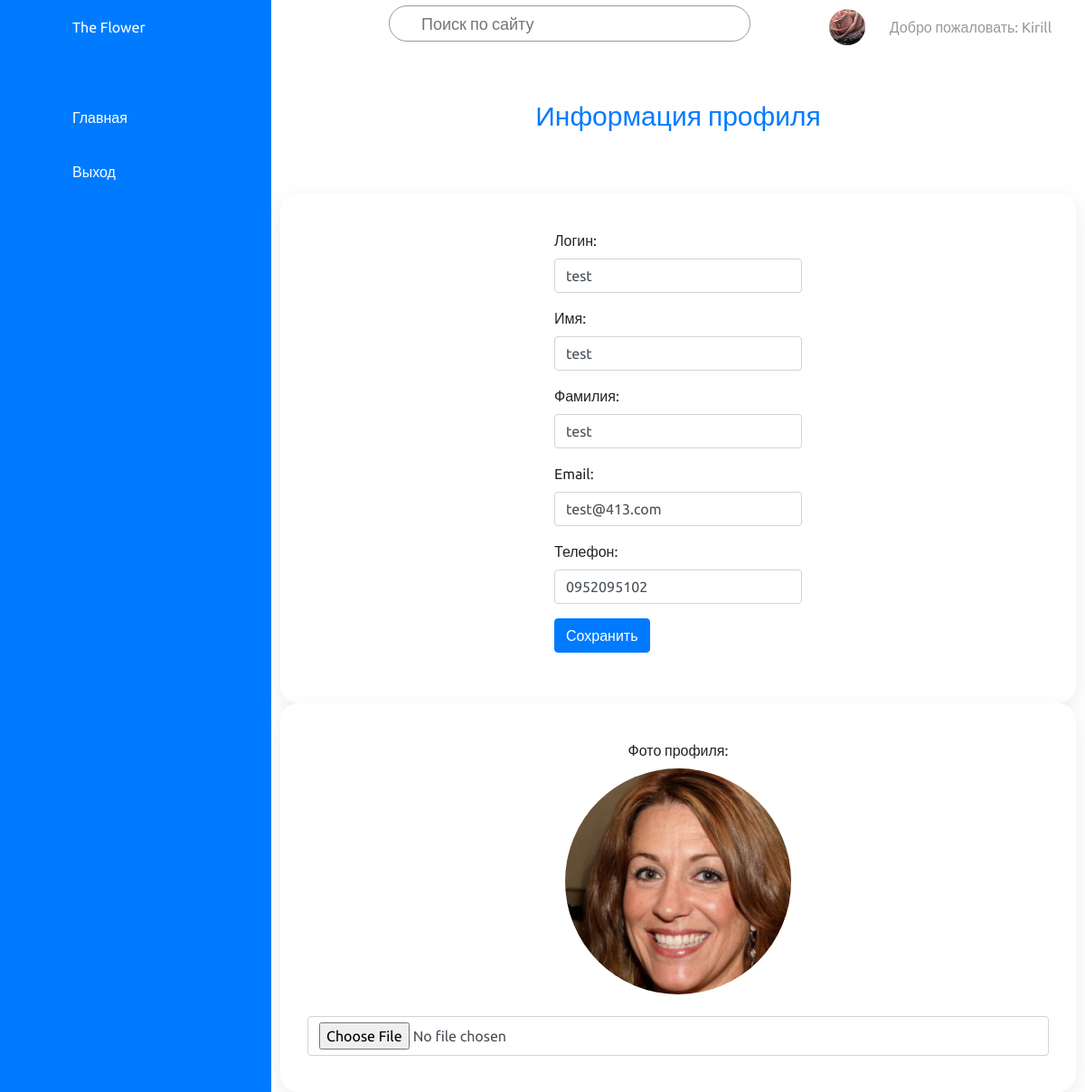
/profile/5 (signed in), run on the app's committed database.
### users/models.py (models this page shows, shortened)
class CustomUser(AbstractUser):
    STATUS = (
        ('customer', 'customer'),
        ('owner', 'owner'),
        ('cashier', 'cashier'),
    )
    email = models.EmailField(unique=True)
    status = models.CharField(max_length=64, choices=STATUS, default='customer')
    phone = models.CharField(max_length=20, null=True)
    image = models.ImageField(upload_to='users', blank=True, null=True)

### users/views.py (the view, shortened to what this page needs)
# urls.py: path("profile/<int:pk>", views.Profile.as_view(), name="profile"),
class Profile(UpdateView):
    model = CustomUser
    form_class = UserUpdateForm
    template_name = 'users/profile.html'

### users/forms.py
class UserUpdateForm(forms.ModelForm):
    class Meta:
        model = get_user_model()
        fields = ['username', 'first_name', 'last_name', 'email', 'phone', 'image']
        labels = {
            'username': 'Логин',
            'first_name': 'Имя',
            'last_name': 'Фамилия',
            'email': 'Email',
            'phone': 'Телефон',
            'image': 'Фото профиля',
        }
        widgets = {
            'image': ImageFieldWidgetWithPreview
        }

### users/templates/users/profile.html (shortened to what this page needs)
{% extends "shops/base.html" %}
{% load static %}
{% load widget_tweaks %}
{% block extra_head %}
  <link rel="stylesheet" href='{%static "css/profile.css" %}' />
{% endblock %}
{% block content %}
<div class="titleContent">
  <h3>Информация профиля</h3>
</div>
<div class="wrapper">
    <div class="cardBox">
        <div class="row form-group">
        <form method="POST" enctype="multipart/form-data">
        {% for field in form.visible_fields %}
            <div class="form-group">
                {% if form.is_bound %}
                    {% if field.errors %}
                    {{ field.label_tag }}
                    {% render_field field class="form-control is-invalid" %}
                    {% for error in field.errors %}
                            <div class="invalid-feedback">
                              {{ error }}
                            </div>
                        {% endfor %}
                    {% else %}
                    {% if field is not form.image %}
                        {{ field.label_tag }}
                        {% render_field field class="form-control is-valid" %}
                    {% endif %}
                    {% endif %}
                {% else %}
                    {% if field is not form.image %}
                        {{ field.label_tag }}
                        {% render_field field class="form-control" %}
                    {% endif %}
                {% endif %}
            </div>
        {% endfor %}
        <div class="buttonCreate">
            <button type="submit" class="btn btn-primary">Сохранить</button>
        </div>
        </div>
  </div>
  <div class="cardBox">
      {{ form.image.label_tag }}
      {% render_field form.image class="form-control" %}
  </div>
</div>
{% endblock %}

### shops/templates/shops/base.html (shortened to what this page needs)
{% load static %}
<!DOCTYPE html>
<html>
<head>
	<link rel="stylesheet" type="text/css" href='{%static "css/base.css" %}'>
	<link rel="stylesheet" href="https://maxcdn.bootstrapcdn.com/bootstrap/4.0.0-beta/css/bootstrap.min.css">
	{% block extra_head %}{% endblock %}
</head>
<body>
	<div class="contanier">
		<div class="navigation" onclick="cityHide()">
			<ul>
				<li>
					<a href="#">
						<span class="icon"></span>
						<span class="title">The Flower</span>
					</a>
				</li>
				<li>
					<a href="\">
						<span class="icon"></span>
						<span class="title">Главная</span>
					</a>
				</li>
				{% if request.user.is_authenticated  %}
					<li>
						<a href="{%url 'logout'%}">
							<span class="icon"></span>
							<span class="title">Выход</span>
						</a>
					</li>
				{% endif %}
			</ul>
		</div>
		<div class="main">
			<div class="topbar">
				<div class="toggle">
				</div>
				<div class="search prevent-select">
					<label>
						<input type="text" placeholder="Поиск по сайту">
					</label>
				</div>
				<div class="username prevent-select">
					{% if request.user.is_authenticated %}
					<div class="user">
						<a href="{% url 'profile' pk=request.user.pk %}">
						{% if request.user.image%}
						<img src="{{request.user.image.url}}" alt="">
						{% else %}
						<img src="/media/users/avatar.jpg" alt="">
						{% endif %}
						</a>
					</div>
					Добро пожаловать: {{request.user.username}}
					{%  else %}
					<a href="{% url 'login' %}">Войдите</a> или <a href="{% url 'register' %}">зарегестрируйтесь</a>
					{% endif %}
				</div>
			</div>
			<div class="content">
				{% block content %}
				{% endblock %}
			</div>
	</div>
</div>
</body>
</html>

### users/templates/users/custom_image_form_field.html
<img class="userphoto" src="/media/{{ widget.value }}" />
<br>
<input type="{{ widget.type }}" name="{{ widget.name }}"{% include "django/forms/widgets/attrs.html" %}>

### shops/static/css/base.css (style rules this page uses)
* { margin: 0; padding: 0; box-sizing: border-box; font-family: 'Ubuntu', sans-serif; }
:root { --blue: #287bff; --white: #fff; --grey: #f5f5f5; --black1: #222; --black2: #999; --blue1: #84b2fa; --green: #47eb0c; }
body { min-height: 100vh; overflow-x: hidden; }
a { text-decoration: none; }
.contanier { position: relative; width: 100%; }
.navigation { position: fixed; width: 300px; height: 100%; background: var(--blue); border-left: 10px solid var(--blue); transition: 0.5s; overflow: hidden; }
.navigation ul { position: absolute; top: 0; left: 0; width: 100%; }
.navigation ul li { position: relative; width: 100%; list-style: none; border-top-left-radius: 30px; border-bottom-left-radius: 30px; }
.navigation ul li:nth-child(1) { margin-bottom: 40px; pointer-events: none; }
.navigation ul li a { position: relative; display: block; width: 100%; display: flex; text-decoration: none; color: var(--white); }
.navigation ul li a .icon { position: relative; display: block; min-width: 60px; height: 60px; line-height: 70px; text-align: center; }
.navigation ul li a .title { position: relative; display: block; padding: 0 10px; height: 60px; line-height: 60px; text-align: start; white-space: nowrap; }
.prevent-select { -webkit-user-select: none; -ms-user-select: none; user-select: none; }
.main { position: absolute; width: calc(100% - 300px); left: 300px; height: calc(100% - 100px); background: var(--white); transition: 0.5s; }
.topbar { width: 100%; height: 60px; display: flex; justify-content: space-between; align-items: center; padding: 0 10px; }
.topbar .username a { text-decoration: none; color: var(--blue); font-size: 1.1em; }
.toggle { position: relative; top: 0; width: 60px; height: 60px; display: flex; justify-content: center; align-items: center; font-size: 2.5em; cursor: pointer; }
.search { position: relative; width: 400px; margin: 0 10px; }
.search label { position: relative; width: 100%; }
.search label input { width: 100%; height: 40px; border-radius: 40px; padding: 5px 20px; padding-left: 35px; font-size: 18px; outline: none; border: 1px solid var(--black2); }
.username { display: flex; position: relative; color: var(--black2); flex-direction: row; align-items: center; width: 300px; justify-content: space-evenly; text-align: center; }
.user { position: relative; width: 40px; height: 40px; border-radius: 50%; overflow: hidden; cursor: pointer; }
.user img { position: absolute; top: 0; left: 0; width: 100%; height: 100%; object-fit: cover; }
.btn { position: relative; padding: 5px 10px; background: var(--blue); text-decoration: none; color: var(--white); border-radius: 6px; }

### users/static/css/profile.css (style rules this page uses)
.titleContent { text-align: center; color: var(--blue); font-size: 20px; }
.titleContent h3 { padding-top: 50px; padding-bottom: 50px; font-size: 1.5em; }
.wrapper { position: relative; display: grid; grid-template-columns: repeat(2, 1fr); justify-content: center; }
.cardBox { position: relative; background: var(--white); padding: 30px; border-radius: 20px; display: flex; height: 100%; justify-content: center; cursor: pointer; box-shadow: 0 7px 25px rgba(0, 0, 0, 0.08); flex-direction: column; align-items: center; margin:10px; }
.userphoto { width: 250px; height: 250px; border-radius: 50%; }
@media (max-width:1201px) { .wrapper { grid-template-columns: repeat(1, 1fr); } }

### data on the page
CustomUser: user.image (picture), user.username "Kirill"
CustomUser: username "test" "test" "test" "test@413.com" "0952095102", value (picture)

### other printed values
{{ field.label_tag }} "Логин:" "Имя:" "Фамилия:" "Email:" "Телефон:"
